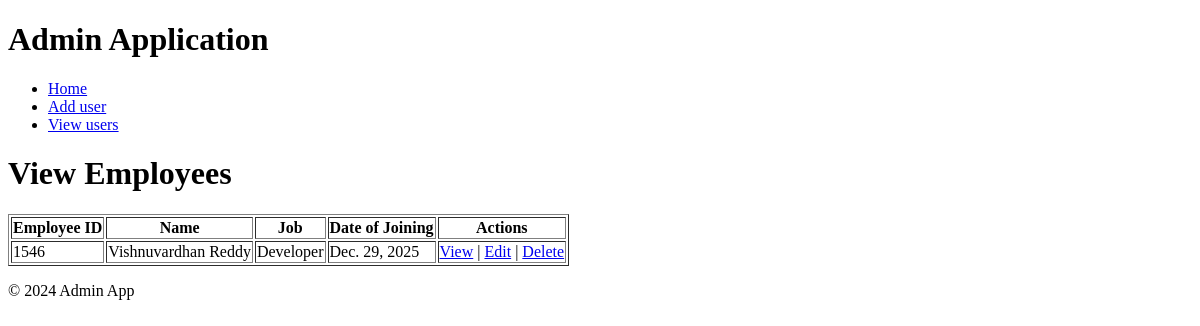
The app's page /view/, older data.
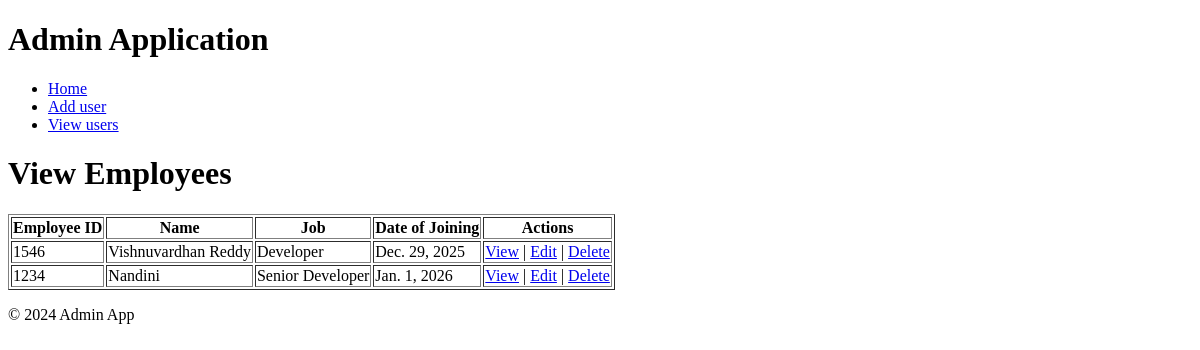
The same page, newer data.
### adminapp/models.py (models this page shows, shortened)
class Employee(models.Model):
    empid = models.IntegerField(unique=True, max_length=4, null=False, blank=False)
    empname = models.CharField(max_length=30, null=False, blank=False)
    emp_email = models.EmailField(unique=True, null=False, blank=False)
    emp_ph = models.IntegerField(unique=True, max_length=10, null=False, blank=False)
    emp_job = models.CharField(null=False, blank=False)
    emp_sal = models.IntegerField(null=False, blank=False)
    emp_DOJ = models.DateField(null=False, blank=False)
    emp_address = models.TextField()

### adminapp/views.py (the view)
# urls.py: path('view/', views.view, name='view'),
def view(request):
    employees = Employee.objects.all()
    return render(request, 'view.html', {'employees': employees})

### adminapp/templates/view.html (shortened to what this page needs)
{% extends 'base.html' %}
{% block content %}
    <h1>View Employees</h1>
    <table border="1">
        <thead>
            <tr>
                <th>Employee ID</th>
                <th>Name</th>
                <th>Job</th>
                <th>Date of Joining</th>
                <th>Actions</th>
            </tr>
        </thead>
        <tbody>
            {% for employee in employees %}
            <tr>
                <td>{{ employee.empid }}</td>
                <td>{{ employee.empname }}</td>
                <td>{{ employee.emp_job }}</td>
                <td>{{ employee.emp_DOJ }}</td>
                <td>
                    <a href="{% url 'view_employee' employee.empid %}">View</a> |
                    <a href="{% url 'edit_employee' employee.empid %}">Edit</a> |
                    <a href="{% url 'delete_employee' employee.empid %}">Delete</a>
                </td>
            </tr>
            {% empty %}
            <tr>
                <td colspan="8">No employees found.</td>
            </tr>
            {% endfor %}
        </tbody>
    </table>
{% endblock %}

### adminapp/templates/base.html (shortened to what this page needs)
<!DOCTYPE html>
<html lang="en">
<head>
</head>
<body>
    <header>
       <h1>Admin Application</h1>
        <nav>
            <ul>
                <li><a href="{% url 'home' %}">Home</a></li>
                <li><a href="{% url 'add' %}">Add user</a></li>
                <li><a href="{% url 'view' %}">View users</a></li>
            </ul>
        </nav>
    </header>
    <main>
        {% block content %}{% endblock %}
    </main>
    <footer>
        <p>&copy; 2024 Admin App</p>
    </footer>
</body>
</html>

Row changes from the older to the newer data that the page shows:
added Employee: empid "1234", empname "Nandini", emp_job "Senior Developer", emp_DOJ "Jan. 1, 2026"
